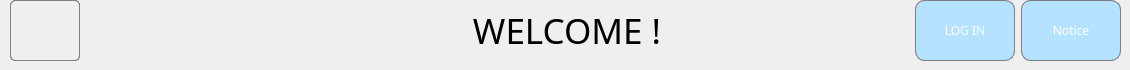
   <widget class="QWidget" name="page_login">
    <widget class="QWidget" name="layoutWidget">
     <property name="geometry">
      <rect>
       <x>10</x>
       <y>0</y>
       <width>1111</width>
       <height>61</height>
      </rect>
     </property>
     <layout class="QHBoxLayout" name="horizontalLayout">
      <item>
       <widget class="QWidget" name="widget_exit" native="true">
        <property name="minimumSize">
         <size>
          <width>70</width>
          <height>0</height>
         </size>
        </property>
        <property name="styleSheet">
         <string notr="true">border : 1px solid gray;
border-radius:5px;
padding:5px;</string>
        </property>
        <widget class="QLabel" name="lb_exit">
         <property name="geometry">
          <rect>
           <x>0</x>
           <y>0</y>
           <width>70</width>
           <height>61</height>
          </rect>
         </property>
         <property name="text">
          <string/>
         </property>
         <property name="pixmap">
          <pixmap>../../../../../../../../.designer/IMG/exit.png</pixmap>
         </property>
         <property name="scaledContents">
          <bool>true</bool>
         </property>
         <property name="alignment">
          <set>Qt::AlignCenter</set>
         </property>
        </widget>
       </widget>
      </item>
      <item>
       <spacer name="horizontalSpacer_l_2">
        <property name="orientation">
         <enum>Qt::Horizontal</enum>
        </property>
        <property name="sizeHint" stdset="0">
         <size>
          <width>230</width>
          <height>17</height>
         </size>
        </property>
       </spacer>
      </item>
      <item>
       <widget class="QLabel" name="lb_title_2">
        <property name="sizePolicy">
         <sizepolicy hsizetype="Expanding" vsizetype="Expanding">
          <horstretch>0</horstretch>
          <verstretch>0</verstretch>
         </sizepolicy>
        </property>
        <property name="minimumSize">
         <size>
          <width>100</width>
          <height>0</height>
         </size>
        </property>
        <property name="maximumSize">
         <size>
          <width>400</width>
          <height>16777215</height>
         </size>
        </property>
        <property name="font">
         <font>
          <family>평창 평화체 Bold</family>
          <pointsize>26</pointsize>
         </font>
        </property>
        <property name="text">
         <string>WELCOME !</string>
        </property>
        <property name="alignment">
         <set>Qt::AlignCenter</set>
        </property>
       </widget>
      </item>
      <item>
       <spacer name="horizontalSpacer_r_2">
        <property name="orientation">
         <enum>Qt::Horizontal</enum>
        </property>
        <property name="sizeType">
         <enum>QSizePolicy::Preferred</enum>
        </property>
        <property name="sizeHint" stdset="0">
         <size>
          <width>182</width>
          <height>17</height>
         </size>
        </property>
       </spacer>
      </item>
      <item>
       <widget class="QWidget" name="widget_login" native="true">
        <property name="sizePolicy">
         <sizepolicy hsizetype="Preferred" vsizetype="Preferred">
          <horstretch>0</horstretch>
          <verstretch>0</verstretch>
         </sizepolicy>
        </property>
        <property name="minimumSize">
         <size>
          <width>100</width>
          <height>0</height>
         </size>
        </property>
        <property name="styleSheet">
         <string notr="true">border : 1px solid gray;
border-radius:10px;
padding:5px;</string>
        </property>
        <widget class="QPushButton" name="btn_login">
         <property name="geometry">
          <rect>
           <x>0</x>
           <y>0</y>
           <width>100</width>
           <height>61</height>
          </rect>
         </property>
         <property name="font">
          <font>
           <family>평창체 Regular</family>
          </font>
         </property>
         <property name="styleSheet">
          <string notr="true">QPushButton{
color: white;
background-color: rgb(181, 226, 255);
}
QPushButton:hover 
{
color: black;
background-color: rgb(99, 148, 255);
}
</string>
         </property>
         <property name="text">
          <string>LOG IN</string>
         </property>
        </widget>
       </widget>
      </item>
      <item>
       <widget class="QWidget" name="widget_notice" native="true">
        <property name="sizePolicy">
         <sizepolicy hsizetype="Preferred" vsizetype="Preferred">
          <horstretch>0</horstretch>
          <verstretch>0</verstretch>
         </sizepolicy>
        </property>
        <property name="minimumSize">
         <size>
          <width>100</width>
          <height>0</height>
         </size>
        </property>
        <property name="styleSheet">
         <string notr="true">border : 1px solid gray;
border-radius:10px;
padding:5px;</string>
        </property>
        <widget class="QPushButton" name="btn_notice">
         <property name="geometry">
          <rect>
           <x>0</x>
           <y>0</y>
           <width>100</width>
           <height>61</height>
          </rect>
         </property>
         <property name="font">
          <font>
           <family>평창체 Regular</family>
          </font>
         </property>
         <property name="styleSheet">
          <string notr="true">QPushButton{
color: white;
background-color: rgb(181, 226, 255);
}
QPushButton:hover 
{
color: black;
background-color: rgb(99, 148, 255);
}
</string>
         </property>
         <property name="text">
          <string>Notice</string>
         </property>
        </widget>
       </widget>
      </item>
     </layout>
    </widget>
   </widget>
